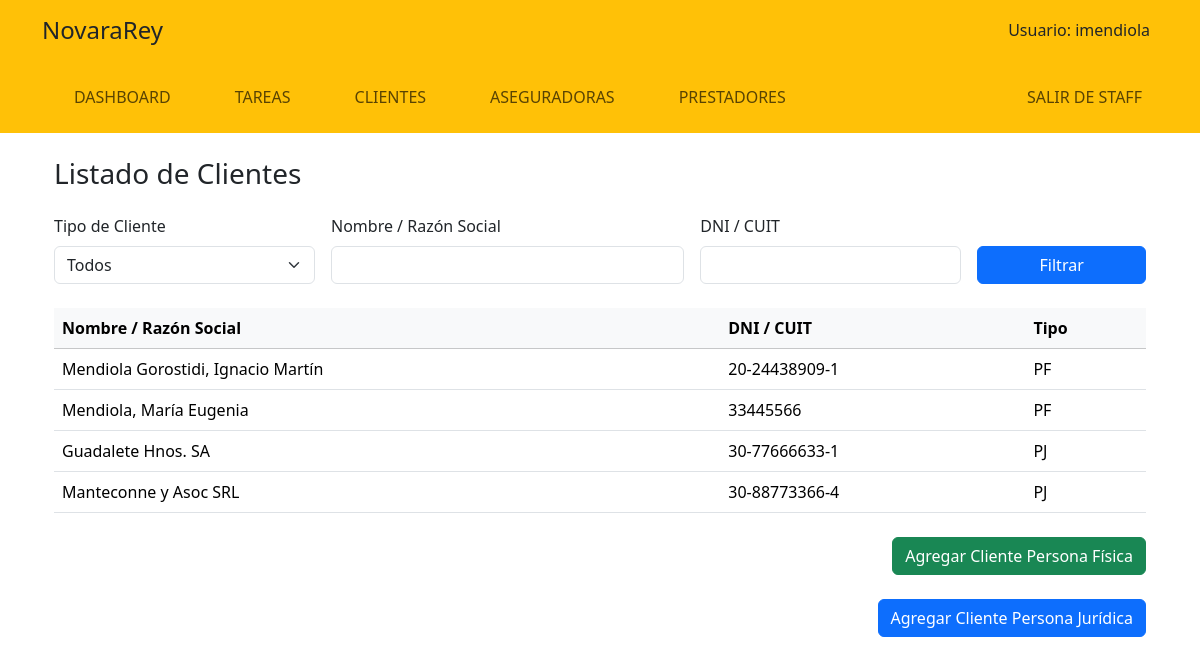
The page /staff/clientes/ (signed in) on the database its author committed.
### ClientesApp/models.py (models this page shows, shortened)
class Cliente(models.Model):
    condicion_iva = models.CharField(max_length=2, choices=CondicionIVA.choices)
    direccion = models.ForeignKey(Address, on_delete=models.SET_NULL, null=True, blank=True)
    telefonos = models.ManyToManyField(TelefonoCte, blank=True)
    emails = models.ManyToManyField(EmailCte, blank=True)
    notas = models.TextField(blank=True)
    class Meta:
        abstract = False

class ClientePersonaFisica(Cliente):
    nombre = models.CharField(max_length=100)
    apellido = models.CharField(max_length=100)
    dni = models.CharField(max_length=20)
    fecha_nacimiento = models.DateField(blank=True, null=True)

class ClientePersonaJuridica(Cliente):
    razon_social = models.CharField(max_length=100)
    cuit = models.CharField(max_length=20)

### ClientesApp/views.py (the view)
# urls.py: path('', vista_clientes, name='clientes_main'),
@login_required(login_url='/login/login/')
def vista_clientes(request):
    filtro_nombre = request.GET.get('nombre', '').strip()
    filtro_identificador = request.GET.get('identificador', '').strip()
    filtro_tipo = request.GET.get('tipo', '')
    clientes_pf = ClientePersonaFisica.objects.filter(
        Q(nombre__icontains=filtro_nombre) | Q(apellido__icontains=filtro_nombre),
        dni__icontains=filtro_identificador
    )
    print(f'cantidad de clientes PF: {clientes_pf.count()}')
    clientes_pj = ClientePersonaJuridica.objects.filter(
        razon_social__icontains=filtro_nombre,
        cuit__icontains=filtro_identificador
    )
    print(f'cantidad de clientes PJ: {clientes_pj.count()}')
    if filtro_tipo == 'PF':
        clientes = list(clientes_pf)
    elif filtro_tipo == 'PJ':
        clientes = list(clientes_pj)
    else:
        clientes = list(clientes_pf) + list(clientes_pj)
    return render(request, 'ClientesApp/clientes_main.html', {
        'filtro_tipo': filtro_tipo,
        'filtro_nombre': filtro_nombre,
        'filtro_identificador': filtro_identificador,
        'clientes': clientes
    })

### ClientesApp/templatetags/cliente_extras.py (called while the page is built)
@register.filter
def has_attr(obj, attr_name):
    return hasattr(obj, attr_name)

### ClientesApp/templates/ClientesApp/clientes_main.html (shortened to what this page needs)
{% extends "StaffApp/baseStaff.html" %}
{% load cliente_extras %}
{% block content %}
<div class="container mt-4">
  <h3 class="mb-4">Listado de Clientes</h3>
  <form method="get" class="row g-3 mb-4">
    <div class="col-md-3">
      <label for="tipo" class="form-label">Tipo de Cliente</label>
      <select name="tipo" id="tipo" class="form-select">
        <option value="">Todos</option>
      </select>
    </div>
    <div class="col-md-4">
      <label for="nombre" class="form-label">Nombre / Razón Social</label>
      <input type="text" name="nombre" id="nombre" class="form-control" value="{{ filtro_nombre }}">
    </div>
    <div class="col-md-3">
      <label for="identificador" class="form-label">DNI / CUIT</label>
      <input type="text" name="identificador" id="identificador" class="form-control" value="{{ filtro_identificador }}">
    </div>
    <div class="col-md-2 d-flex align-items-end">
      <button type="submit" class="btn btn-primary w-100">Filtrar</button>
    </div>
  </form>
  <table class="table table-hover">
    <thead class="table-light">
      <tr>
        <th>Nombre / Razón Social</th>
        <th>DNI / CUIT</th>
        <th>Tipo</th>
      </tr>
    </thead>
    <tbody>
      {% for cliente in clientes %}
        <tr ondblclick="redirigirCliente({{ cliente.id }})">
          <td>
            {% if cliente|has_attr:'clientepersonafisica' %}
              {{ cliente.clientepersonafisica.apellido }}, {{ cliente.clientepersonafisica.nombre }}
            {% elif cliente|has_attr:'clientepersonajuridica' %}
              {{ cliente.clientepersonajuridica.razon_social }}
            {% endif %}
          </td>
          <td>
            {% if cliente|has_attr:'clientepersonafisica' %}
              {{ cliente.clientepersonafisica.dni }}
            {% elif cliente|has_attr:'clientepersonajuridica' %}
              {{ cliente.clientepersonajuridica.cuit }}
            {% endif %}
          </td>
          <td>
            {% if cliente|has_attr:'clientepersonafisica' %} PF {% else %} PJ {% endif %}
          </td>
        </tr>
      {% empty %}
        <tr>
          <td colspan="3" class="text-center">No se encontraron clientes.</td>
        </tr>
      {% endfor %}
    </tbody>
  </table>
  <div class="d-flex justify-content-end mt-4">
    <a href="{% url 'cliente_create' 'PF' %}" class="btn btn-success">Agregar Cliente Persona Física</a>
  </div>
  <div class="d-flex justify-content-end mt-4">
    <a href="{% url 'cliente_create' 'PJ' %}" class="btn btn-primary">Agregar Cliente Persona Jurídica</a>
  </div>
</div>
{% endblock %}

### StaffApp/templates/StaffApp/baseStaff.html (shortened to what this page needs)
<!DOCTYPE html>
<html lang="es">
<head>
    {% load static %}
    <link href="https://cdn.jsdelivr.net/npm/bootstrap@5.3.3/dist/css/bootstrap.min.css" rel="stylesheet">
    <link rel="stylesheet" href="https://cdn.jsdelivr.net/npm/bootstrap-icons@1.11.3/font/bootstrap-icons.min.css">
    <link rel="stylesheet" href="{% static 'css/styles.css' %}">
</head>
<body>
    <header class="bg-warning text-dark mb-4">
        <div class="container">
            <div class="row align-items-center py-3">
                <div class="col-6 col-md-4">
                    <h1 class="h4 m-0">NovaraRey</h1>
                </div>
                <div class="col-6 col-md-8 text-end">
                    <div id="login-area">
                        {% if user.is_authenticated %}
                            <span class="me-2">Usuario: {{ user.get_username }}</span>
                        {% endif %}
                    </div>
                </div>
            </div>
            <nav class="navbar navbar-expand-lg bg-warning py-lg-3" id="mainNav">
                <div class="container px-0">
                    <div class="collapse navbar-collapse" id="navbarResponsive">
                        <ul class="navbar-nav me-auto">
                            <li class="nav-item {% if request.path == '/dashboard/' %}active{% endif %} px-lg-4">
                                <a class="nav-link text-uppercase text-expanded" href="#">Dashboard</a>
                            </li>
                            <li class="nav-item {% if request.path == '/tareas/' %}active{% endif %} px-lg-4">
                                <a class="nav-link text-uppercase text-expanded" href="{% url 'tareas_main' %}">Tareas</a>
                            </li>
                            <li class="nav-item {% if request.path == '/clientes/' %}active{% endif %} px-lg-4">
                                <a class="nav-link text-uppercase text-expanded" href="{% url 'clientes_main' %}">Clientes</a>
                            </li>
                            <li class="nav-item {% if request.path == '/aseguradoras/' %}active{% endif %} px-lg-4">
                                <a class="nav-link text-uppercase text-expanded" href="{% url 'aseguradoras_main' %}">Aseguradoras</a>
                            </li>
                            <li class="nav-item {% if request.path == '/prestadores/' %}active{% endif %} px-lg-4">
                                <a class="nav-link text-uppercase text-expanded" href="{% url 'prestadores_main' %}">Prestadores</a>
                            </li>
                        </ul>
                        <ul class="navbar-nav ms-auto">
                            <li class="nav-item px-lg-2">
                                <a class="nav-link text-uppercase text-expanded" href="{% url 'home' %}">Salir de Staff</a>
                            </li>
                        </ul>
                    </div>
                </div>
            </nav>
        </div>
    </header>
    <main class="container mb-5">
        {% block content %}
        {% endblock %}
    </main>
</body>
</html>

### rows shown on the page
ClientePersonaFisica: clientepersonafisica.apellido "Mendiola Gorostidi", clientepersonafisica.nombre "Ignacio Martín", clientepersonafisica.dni "20-24438909-1", shows "PF"
ClientePersonaFisica: clientepersonafisica.apellido "Mendiola", clientepersonafisica.nombre "María Eugenia", clientepersonafisica.dni "33445566", shows "PF"
ClientePersonaJuridica: clientepersonajuridica.razon_social "Guadalete Hnos. SA", clientepersonajuridica.cuit "30-77666633-1", shows "PJ"
ClientePersonaJuridica: clientepersonajuridica.razon_social "Manteconne y Asoc SRL", clientepersonajuridica.cuit "30-88773366-4", shows "PJ"

### other values the page prints
{{ user.get_username }} "imendiola"
